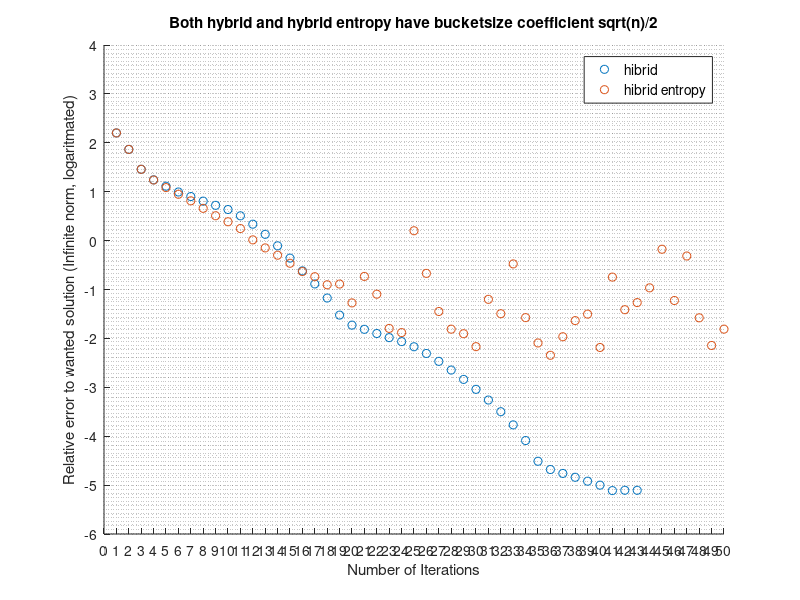

Write the MATLAB code that produced this figure.
function [] = generic_scatter_sol ()
pasi_hibrid =  [1, 2, 3, 4, 5, 6, 7, 8, 9, 10, 11, 12, 13, 14, 15, 16, 17, 18, 19, 20, 21, 22, 23, 24, 25, 26, 27, 28, 29, 30, 31, 32, 33, 34, 35, 36, 37, 38, 39, 40, 41, 42, 43] ;
pasi_hibrid_entropy =  [1, 2, 3, 4, 5, 6, 7, 8, 9, 10, 11, 12, 13, 14, 15, 16, 17, 18, 19, 20, 21, 22, 23, 24, 25, 26, 27, 28, 29, 30, 31, 32, 33, 34, 35, 36, 37, 38, 39, 40, 41, 42, 43, 44, 45, 46, 47, 48, 49, 50, 51, 52, 53, 54, 55, 56, 57, 58, 59, 60, 61, 62, 63, 64, 65, 66, 67, 68, 69, 70, 71, 72, 73, 74, 75, 76, 77, 78, 79, 80, 81, 82, 83, 84, 85, 86, 87, 88, 89, 90, 91, 92, 93, 94, 95, 96, 97, 98, 99, 100] ;
err_sol_hibrid =  [159.075, 73.3255, 28.7241, 17.4878, 12.9517, 9.86302, 7.96577, 6.41281, 5.2614, 4.3216, 3.21417, 2.16595, 1.34361, 0.782536, 0.438216, 0.240702, 0.130019, 0.0669385, 0.0299568, 0.0186706, 0.015337, 0.0125872, 0.0103725, 0.00860265, 0.00675033, 0.0049183, 0.00339357, 0.00225228, 0.00145035, 0.000907777, 0.000549188, 0.000316943, 0.000170412, 8.15482e-05, 3.07382e-05, 2.08246e-05, 1.73332e-05, 1.44554e-05, 1.20248e-05, 9.9724e-06, 7.72167e-06, 7.84095e-06, 7.83219e-06] ;
err_sol_hibrid_entropy =  [159.075, 73.3255, 28.7256, 17.3401, 12.1384, 8.86027, 6.50808, 4.56703, 3.22256, 2.42805, 1.76361, 1.03523, 0.708889, 0.502685, 0.34405, 0.232468, 0.18273, 0.12492, 0.129257, 0.0532355, 0.185202, 0.0802015, 0.0160077, 0.0131341, 1.59086, 0.213665, 0.0354975, 0.0154443, 0.0124691, 0.00678222, 0.0628998, 0.0319749, 0.33388, 0.026606, 0.0080699, 0.00451638, 0.010812, 0.0231094, 0.0313545, 0.00652287, 0.179288, 0.0386187, 0.05401, 0.108178, 0.665492, 0.0595568, 0.484211, 0.0263593, 0.00716493, 0.0154652, 0.0453549, 0.00236268, 0.00861213, 0.0226169, 0.0350783, 0.16802, 0.318416, 0.0380867, 0.174331, 0.0298728, 0.0186684, 0.00875716, 0.037826, 0.338052, 0.0315158, 2.10269, 0.369306, 0.195514, 0.0404227, 0.0280653, 0.0227942, 0.2625, 0.0105717, 0.016101, 0.637472, 0.337529, 0.0559875, 0.0268839, 0.016849, 0.0366193, 1.95898, 0.146713, 0.0341761, 0.0158554, 0.00886951, 0.0877304, 0.0111732, 0.167766, 0.46269, 0.402505, 0.0633304, 0.0197368, 0.0592968, 0.163529, 0.213918, 0.00729056, 0.00371739, 0.0216357, 0.0531529, 0.0501845] ;
err_rel_hibrid =  [159.215, 159.037, 86.2105, 39.8512, 29.681, 21.8557, 17.297, 13.9443, 11.4808, 9.49521, 7.52341, 5.37823, 3.50955, 2.12614, 1.22075, 0.678918, 0.370722, 0.196958, 0.0968953, 0.0405201, 0.0335876, 0.0274471, 0.0225939, 0.0186692, 0.0153475, 0.0116686, 0.00831188, 0.00564528, 0.00370253, 0.00235813, 0.00145696, 0.000866131, 0.000487354, 0.00025196, 0.000112286, 4.47375e-05, 3.74616e-05, 3.1281e-05, 2.61357e-05, 2.18587e-05, 1.76785e-05, 1.33811e-05, 9.63791e-06] ;
err_rel_hibrid_entropy =  [159.215, 159.037, 86.2114, 39.817, 29.416, 19.2988, 14.7399, 9.90736, 7.16246, 4.66676, 3.23974, 2.50688, 1.64322, 1.10257, 0.746439, 0.505804, 0.344461, 0.250188, 0.191782, 0.169058, 0.13833, 0.214922, 0.0803371, 0.0263284, 1.58974, 1.6394, 0.217791, 0.0410815, 0.0232694, 0.0147261, 0.0626532, 0.0648513, 0.336603, 0.333595, 0.028048, 0.00738684, 0.0126758, 0.0235976, 0.0312073, 0.0311063, 0.178982, 0.179389, 0.0533938, 0.107587, 0.668874, 0.66539, 0.484674, 0.488687, 0.0236264, 0.0145101, 0.0446753, 0.0453296, 0.00863661, 0.0226312, 0.0350356, 0.16804, 0.317787, 0.317713, 0.172217, 0.191521, 0.0400145, 0.0193355, 0.0378927, 0.337984, 0.337035, 2.1102, 2.21801, 0.435363, 0.197418, 0.0642076, 0.043859, 0.254648, 0.256277, 0.0171117, 0.641745, 0.781961, 0.337501, 0.0665193, 0.0395846, 0.039466, 1.96002, 2.02036, 0.165335, 0.0428829, 0.0221251, 0.0876482, 0.0914547, 0.167077, 0.463754, 0.433879, 0.429734, 0.0799873, 0.0701339, 0.16478, 0.214423, 0.214605, 0.00831596, 0.0217959, 0.0533326, 0.0539751] ;

  n = 50;
  limit_for_oy = 9000;
  
  scatter(pasi_hibrid, log10(min(limit_for_oy, err_sol_hibrid)));
  hold;
  scatter(pasi_hibrid_entropy(:, 1:n), log10(min(limit_for_oy, err_sol_hibrid_entropy)(:, 1:n)));
  
  mlg = legend({"hibrid", "hibrid entropy"});
  set (mlg, "fontsize", 10);
  xlabel ("Number of Iterations");
  ylabel ("Relative error to wanted solution (Infinite norm, logaritmated)");
  
  set (gca, "xminorgrid", "on");
  set (gca, "yminorgrid", "on");
  set(gca, 'xtick', -1000:1:1000);
  set(gca, 'ytick', -1000:1:1000);
  title ("Both hybrid and hybrid entropy have bucketsize coefficient sqrt(n)/2");
endfunction